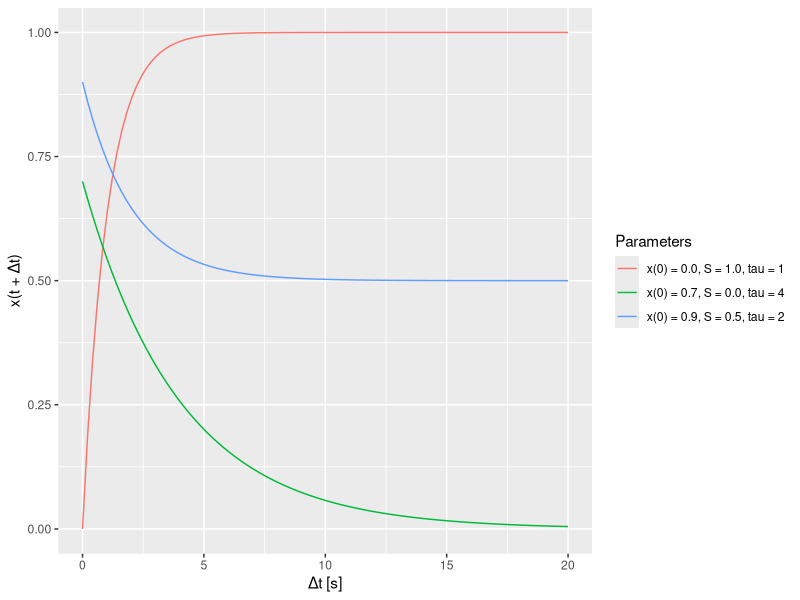
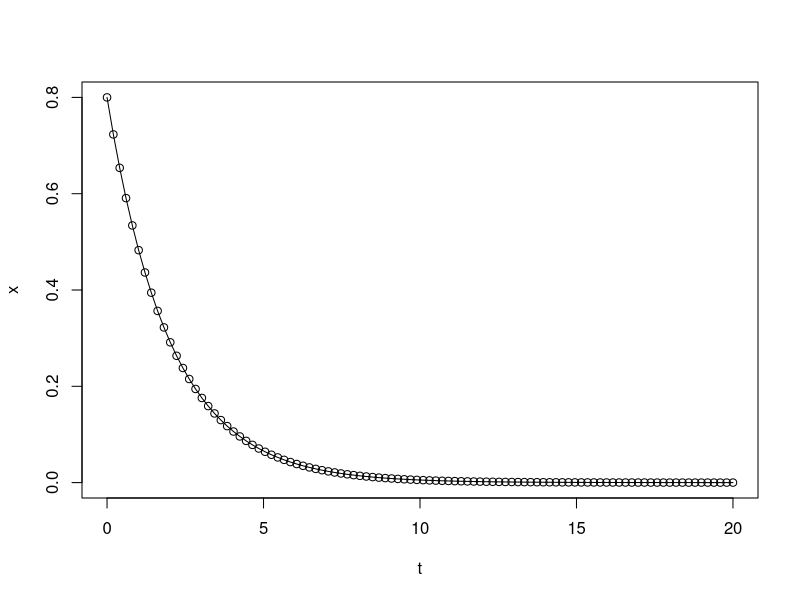

R code for these plots, in order:
## ---- chunk 1
knitr::opts_chunk$set(
  collapse = TRUE,
  comment = "#>"
)
## ---- chunk 2
knitr::opts_chunk$set(echo = FALSE)
library(dplyr)
library(ggplot2)
## ---- chunk 3
t <- seq(0, 20, length.out=100)
df <- 
  data.frame(x0 = c(0, 0.7, 0.9), S = c(1, 0, 0.5), tau = c(1, 4, 2)) %>%
  group_by(x0, S, tau) %>%
  summarise(x0 = x0[1],
            S = S[1],
            tau = tau[1],
            t = t,
            x = S + (x0 - S) * exp(-t / tau),
            Parameters = sprintf("x(0) = %.1f, S = %.1f, tau = %d", x0[1], S[1], tau[1]))

ggplot(df, aes(x=t, y=x, color=Parameters)) + 
  geom_line() + 
  xlab("Δt [s]") +
  ylab("x(t + Δt)") + 
  ylim(0, 1)
## ---- chunk 4
x0 <- 0.8
t <- seq(0, 20, length.out=100)
tau <- 2
S <- 0

x <- x0 + (S - x0) * (1 - exp(-t / tau))

x <- x0 + S - x0 + x0 * exp(-t / tau) - S * exp(-t / tau)

x <- S  + x0 * exp(-t / tau) - S * exp(-t / tau)

x2 <- S + (x0 - S) * exp(-t / tau)

plot(t, x, "o")
